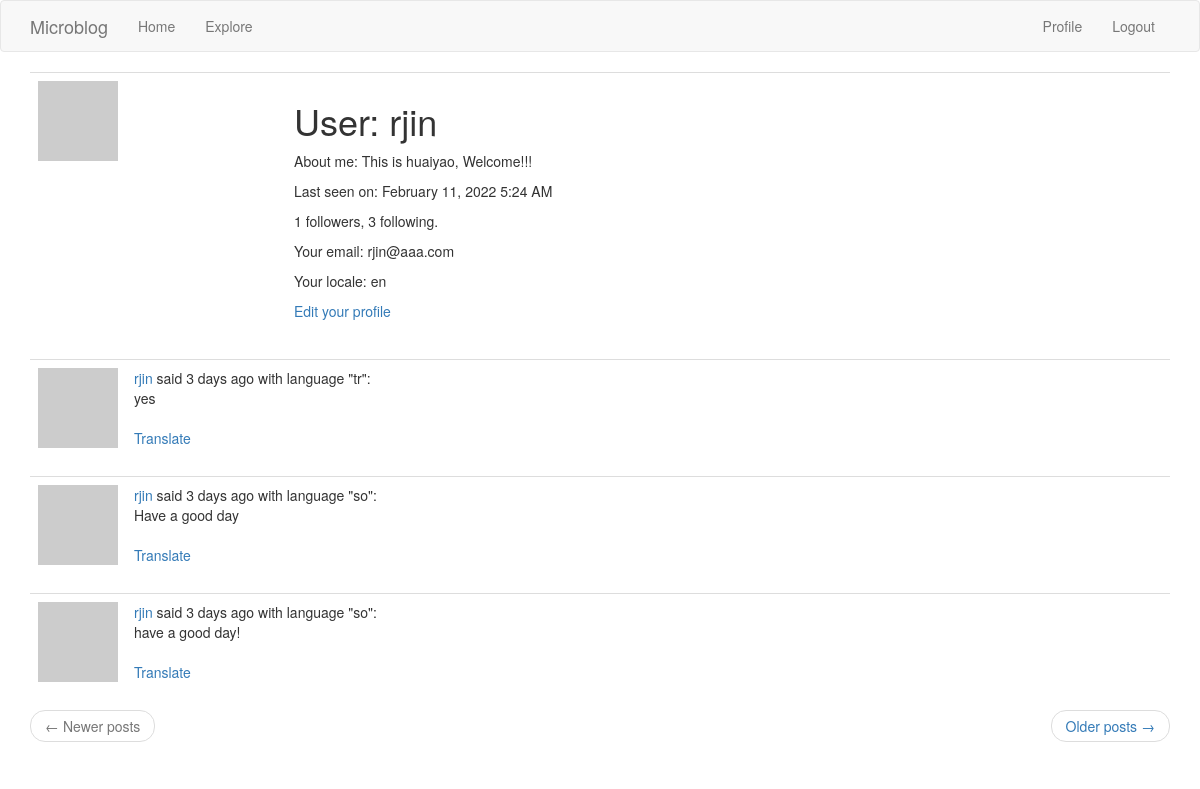
Page /user/rjin (signed in) on the earlier database version.
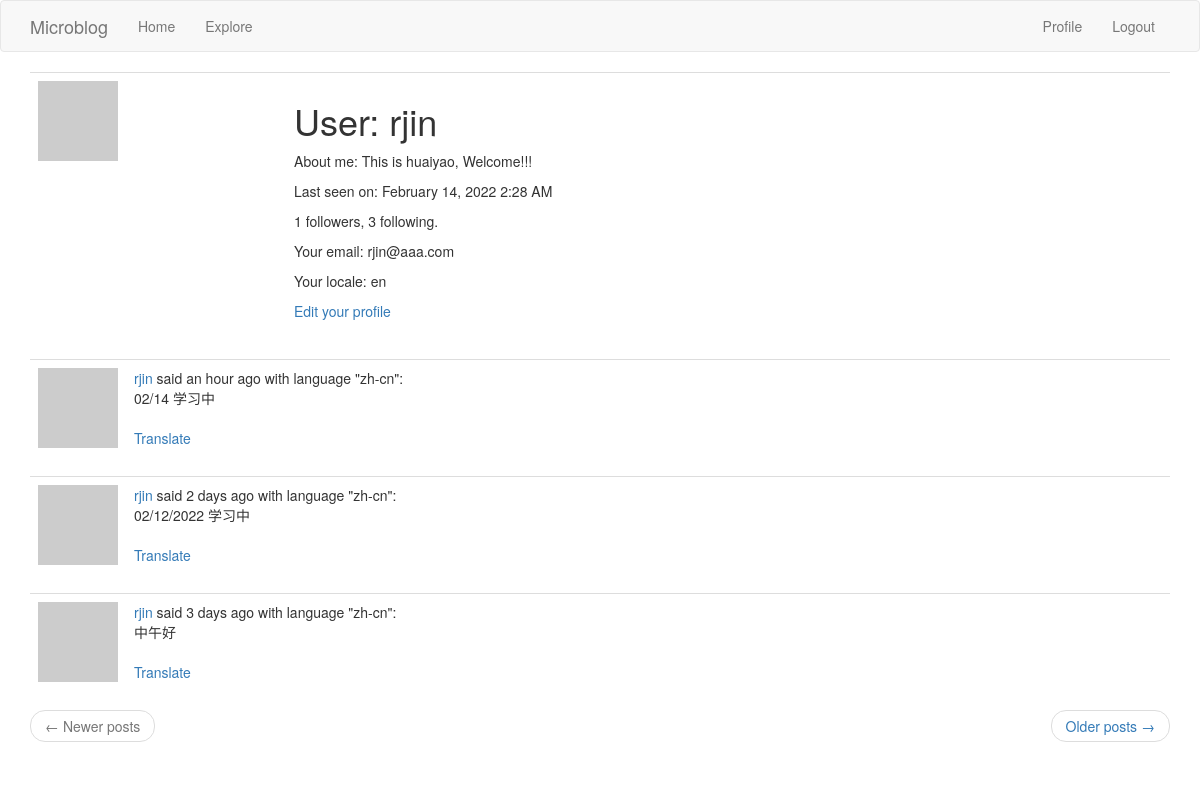
Same page on the later database version.
### app/models.py (models this page shows, shortened)
class User(UserMixin, db.Model):
    id = db.Column(db.Integer, primary_key=True)
    username = db.Column(db.String(64), index=True, unique=True)
    email = db.Column(db.String(120), index=True, unique=True)
    password_hash = db.Column(db.String(128))
    posts = db.relationship('Post', backref='author', lazy='dynamic')
    about_me = db.Column(db.String(140))
    last_seen = db.Column(db.DateTime, default=datetime.utcnow)
    followed = db.relationship(
        'User', secondary=followers,
        primaryjoin=(followers.c.follower_id == id),
        secondaryjoin=(followers.c.followed_id == id),
        backref=db.backref('followers', lazy='dynamic'), lazy='dynamic')
    def avatar(self, size):
        digest = md5(self.email.lower().encode('utf-8')).hexdigest()
        return 'https://www.gravatar.com/avatar/{}?d=identicon&s={}'.format(
            digest, size)

class Post(db.Model):
    id = db.Column(db.Integer, primary_key=True)
    body = db.Column(db.String(140))
    timestamp = db.Column(db.DateTime, index=True, default=datetime.utcnow)
    user_id = db.Column(db.Integer, db.ForeignKey('user.id'))
    language = db.Column(db.String(5))

### app/main/routes.py (the view)
@bp.route('/user/<username>')
@login_required
def user(username):
    user = User.query.filter_by(username=username).first_or_404()
    page = request.args.get('page', 1, type=int)
    posts = user.posts.order_by(Post.timestamp.desc()).paginate(
        page, current_app.config['POSTS_PER_PAGE'], False)
    next_url = url_for('main.user', username=user.username,
                       page=posts.next_num) if posts.has_next else None
    prev_url = url_for('main.user', username=user.username,
                       page=posts.prev_num) if posts.has_prev else None
    form = EmptyForm()
    return render_template('user.html', user=user, posts=posts.items,
                           next_url=next_url, prev_url=prev_url, form=form)

### app/main/routes.py (called while the page is built)
@bp.before_app_request
def before_request():
    if current_user.is_authenticated:
        current_user.last_seen = datetime.utcnow()
        db.session.commit()
    g.locale = str(get_locale())

### app/models.py (called while the page is built)
@login.user_loader
def load_user(id):
    return User.query.get(int(id))

### app/templates/user.html (shortened to what this page needs)
{% extends "base.html" %}
{% block app_content %}
    <table class="table table-hover">
        <tr>
            <td width="256px"><img src="{{ user.avatar(256) }}"></td>
            <td>
                <h1>User: {{ user.username }}</h1>
                {% if user.about_me %}<p>About me: {{ user.about_me }}</p>{% endif %}
                {% if user.last_seen %}<p>Last seen on: {{ moment(user.last_seen).format('LLL') }}</p>{% endif %}
                <p>{{ user.followers.count() }} followers, {{ user.followed.count() }} following.</p>
                {% if user == current_user %}
                <p>Your email: {{ user.email }}</p>
                <p>Your locale: {{ g.locale }}</p>
                <p><a href="{{ url_for('main.edit_profile') }}">Edit your profile</a></p>
                {% endif %}
            </td>
        </tr>
    </table>
    {% for post in posts %}
        {% include '_post.html' %}
    {% endfor %}
    <nav aria-label="...">
        <ul class="pager">
            <li class="previous{% if not prev_url %} disabled{% endif %}">
                <a href="{{ prev_url or '#' }}">
                    <span aria-hidden="true">&larr;</span> Newer posts
                </a>
            </li>
            <li class="next{% if not next_url %} disabled{% endif %}">
                <a href="{{ next_url or '#' }}">
                    Older posts <span aria-hidden="true">&rarr;</span>
                </a>
            </li>
        </ul>
    </nav>
{% endblock %}

### app/templates/_post.html
<table class="table table-hover">
    <tr>
        <td width="70px">
            <a href="{{ url_for('main.user', username=post.author.username) }}">
                <img src="{{ post.author.avatar(70) }}" />
            </a>
        </td>
        <td>
            <a href="{{ url_for('main.user', username=post.author.username) }}">
                {{ post.author.username }}
            </a>
            said {{ moment(post.timestamp).fromNow() }} with language "{{ post.language }}":
            <br>
            <span id="post{{ post.id }}">{{ post.body }}</span>
            {% if post.language and post.language != g.locale %}
            <br><br>
            <span id="translation{{ post.id }}">
                <a href="javascript:translate(
                            '#post{{ post.id }}',
                            '#translation{{ post.id }}',
                            '{{ post.language }}',
                            '{{ g.locale }}');">{{ _('Translate') }}</a>
            </span>
            {% endif %}
        </td>
    </tr>
</table>

Differences in the rows shown:
no longer on this page (row unchanged): Post: author.username "rjin", timestamp "3 days ago", language "tr", body "yes"
no longer on this page (row unchanged): Post: author.username "rjin", timestamp "3 days ago", language "so", body "Have a good day"
no longer on this page (row unchanged): Post: author.username "rjin", timestamp "3 days ago", language "so", body "have a good day!"
changed User "rjin": last_seen "February 11, 2022 5:24 AM" → "February 14, 2022 2:28 AM"
added Post: author.username "rjin", timestamp "an hour ago", language "zh-cn", body "02/14 学习中"
added Post: author.username "rjin", timestamp "2 days ago", language "zh-cn", body "02/12/2022 学习中"
added Post: author.username "rjin", timestamp "3 days ago", language "zh-cn", body "中午好"
